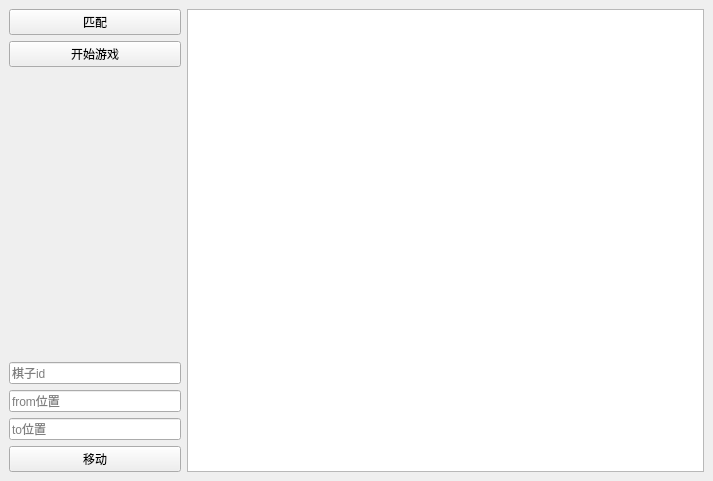
<?xml version="1.0" encoding="UTF-8"?>
<ui version="4.0">
 <class>MainWindow</class>
 <widget class="QMainWindow" name="MainWindow">
  <property name="geometry">
   <rect>
    <x>0</x>
    <y>0</y>
    <width>713</width>
    <height>481</height>
   </rect>
  </property>
  <property name="windowTitle">
   <string>MainWindow</string>
  </property>
  <widget class="QWidget" name="centralwidget">
   <property name="sizePolicy">
    <sizepolicy hsizetype="Expanding" vsizetype="Expanding">
     <horstretch>0</horstretch>
     <verstretch>0</verstretch>
    </sizepolicy>
   </property>
   <property name="layoutDirection">
    <enum>Qt::LeftToRight</enum>
   </property>
   <layout class="QGridLayout" name="gridLayout_2">
    <item row="0" column="0">
     <layout class="QHBoxLayout" name="horizontalLayout" stretch="1,3">
      <property name="sizeConstraint">
       <enum>QLayout::SetDefaultConstraint</enum>
      </property>
      <item>
       <layout class="QVBoxLayout" name="verticalLayout">
        <item>
         <widget class="QPushButton" name="match_btn">
          <property name="text">
           <string>匹配</string>
          </property>
         </widget>
        </item>
        <item>
         <widget class="QPushButton" name="start_btn">
          <property name="text">
           <string>开始游戏</string>
          </property>
         </widget>
        </item>
        <item>
         <spacer name="verticalSpacer">
          <property name="orientation">
           <enum>Qt::Vertical</enum>
          </property>
          <property name="sizeHint" stdset="0">
           <size>
            <width>20</width>
            <height>40</height>
           </size>
          </property>
         </spacer>
        </item>
        <item>
         <layout class="QVBoxLayout" name="verticalLayout_2"/>
        </item>
        <item>
         <widget class="QLineEdit" name="chess_text">
          <property name="placeholderText">
           <string>棋子id</string>
          </property>
         </widget>
        </item>
        <item>
         <widget class="QLineEdit" name="from_text">
          <property name="placeholderText">
           <string>from位置</string>
          </property>
         </widget>
        </item>
        <item>
         <widget class="QLineEdit" name="to_text">
          <property name="placeholderText">
           <string>to位置</string>
          </property>
         </widget>
        </item>
        <item>
         <widget class="QPushButton" name="move_btn">
          <property name="text">
           <string>移动</string>
          </property>
         </widget>
        </item>
       </layout>
      </item>
      <item>
       <layout class="QGridLayout" name="gridLayout">
        <item row="1" column="0">
         <widget class="QTextEdit" name="text_area"/>
        </item>
       </layout>
      </item>
     </layout>
    </item>
   </layout>
  </widget>
 </widget>
 <resources/>
 <connections/>
</ui>
